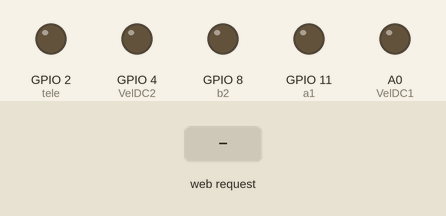
Recording of a sketch running on a simulated ESP8266 (NodeMCU). Parts: output pins drawn as LEDs (lit = HIGH). The test bench sets the inputs (shaded band). WiFi joins after 1.5 s; servers stay silent unless stated; what the sketch prints to the serial monitor is not drawn.

Above: at 0.0 s.
At 2.7 s:
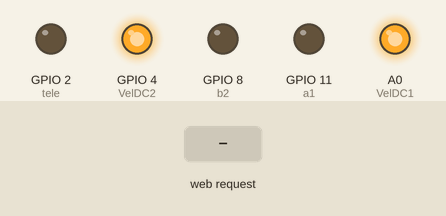
2.8 s: HTTP request GET /LED=ON received
At 5.9 s:
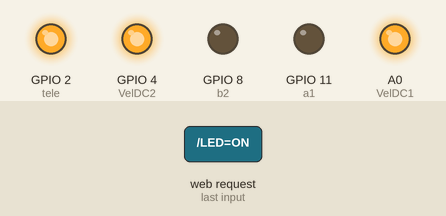
Timing chart, 0 to 14.0 s (numbered marks = the images above; inputs shaded):
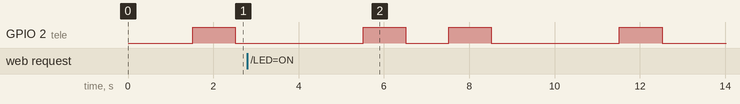

The sketch:

Nikon_all.ino
```cpp
#include <ESP8266WiFi.h>
const char* ssid = "Vodafone-WZ";
const char* password = "ADADADAD";
WiFiServer server(80);
//motori DC
const int DC1ap = 16; // D0
const int DC1an = 5; // D1
const int VelDC1 = A0;//A0
const int DC2ap = 10; // SD3
const int DC2an = 9; // SD2
const int VelDC2 = 4;// D2
//motore step-to-step
const int a1 = 11;//rosso IN1 D5
const int a2 = 10;//nero IN2 D6
const int b1 = 9;//blue IN3 D7
const int b2 = 8;//verde IN4 D8
int VelStS = 10;
//telecomando
const int tele = 2; // D4

void dcOra(int mA, int mB){
  digitalWrite(mA, LOW);
  digitalWrite(mB, HIGH);
}

void dcAnti(int mA, int mB){
  digitalWrite(mA, HIGH);
  digitalWrite(mB, LOW);
}

void dcStop(int mA, int mB){
  digitalWrite(mA, LOW);
  digitalWrite(mB, LOW);
}

void step (boolean vala1, boolean valb1, boolean vala2, boolean valb2){
digitalWrite(a1, vala1);
digitalWrite(b1, valb1);
digitalWrite(a2, vala2);
digitalWrite(b2, valb2);
}

void StSOra(int times) {
for (int i=0; i <= times; i++){
step(HIGH, LOW, LOW, LOW);
delay(VelStS);
step(LOW, LOW, HIGH, LOW);
delay(VelStS);
step(LOW, HIGH, LOW, LOW);
delay(VelStS);
step(LOW, LOW, LOW, HIGH);
delay(VelStS);}
}

void StSanti(int times) {
for (int i=0; i <= times; i++){
step(LOW, LOW, HIGH, LOW);
delay(VelStS);
step(HIGH, LOW, LOW, LOW);
delay(VelStS);
step(LOW, LOW, LOW, HIGH);
delay(VelStS);
step(LOW, HIGH, LOW, LOW);
delay(VelStS);}
}

void scatta(int tempo){
  digitalWrite(tele, HIGH);
  delay(1000);
  digitalWrite(tele, LOW);
  delay(tempo);
}

void setup() {
  Serial.begin(115200);
  delay(10);
  Serial.println();
  Serial.println();
  Serial.print("Connecting to ");
  Serial.println(ssid);
  WiFi.begin(ssid, password); // Connect to WiFi network
  while (WiFi.status() != WL_CONNECTED) {
  delay(500);
  Serial.print(".");
  }
  Serial.println("");
  Serial.println("WiFi connected");
  // Start the server
  server.begin();
  Serial.println("Server started");
  Serial.print("Use this URL to connect: ");
  Serial.print("http://");
  Serial.print(WiFi.localIP());
  Serial.println("/"); // Print the IP address*/
  pinMode(DC1ap, OUTPUT); //IN1 del modulo L298N
  pinMode(DC1an, OUTPUT); //IN2 del modulo L298N
  pinMode(VelDC1, OUTPUT); //Valore PWM del pin EN1
  pinMode(DC2ap, OUTPUT); //IN3 del modulo L298N
  pinMode(DC2an, OUTPUT); //IN4 del modulo L298N
  pinMode(VelDC2, OUTPUT); //Valore PWM del pin EN1
  analogWrite(VelDC1, 255);
  analogWrite(VelDC2, 255);
  pinMode(a1, OUTPUT);
  pinMode(a2, OUTPUT);
  pinMode(b1, OUTPUT);
  pinMode(b2, OUTPUT);
  step(LOW, LOW, LOW, LOW);
  pinMode(tele, OUTPUT);
}

void loop() {
  Serial.println("scatto");
  scatta(3000);
 // Check if a client has connected
  WiFiClient client = server.available();
  if (!client) {
    return;
  }
  // Wait until the client sends some data
  Serial.println("new client");
  while(!client.available()){
  delay(1);
  }
  // Read the first line of the request
  String request = client.readStringUntil('\r');
  Serial.println(request);
  client.flush();
  // Match the request
  if (request.indexOf("/LED=ON") != -1) {
  scatta(1000);
  }
  // Return the response
  client.println("HTTP/1.1 200 OK");
  client.println("Content-Type: text/html");
  client.println(""); // do not forget this one
  client.println("<!DOCTYPE HTML>");
  client.println("<html>");
  client.println("<meta name=\"viewport\" content=\"width=device-width, initial-scale=1\">");
  client.println("<br><br>");
  client.println("<a href=\"/LED=ON\"\"><button>Turn On </button></a>");
  client.println("<a href=\"/LED=OFF\"\"><button>Turn Off </button></a>");
  client.println("</html>");
  delay(1);
  Serial.println("Client disconnected");
  Serial.println("");
}
```
